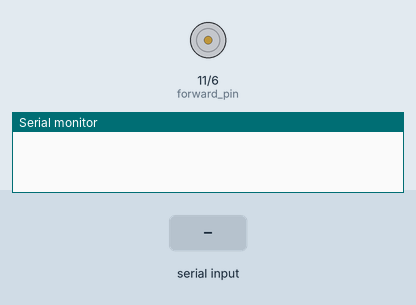
This sketch was run on a simulated Arduino Uno, built with avr-gcc and run on an emulated ATmega328P. On the bench: motor-driver pin pairs drawn as motors (green arrow = first pin HIGH = forward, orange = second pin HIGH = backward, longer = more drive), the last lines printed to the serial monitor. The test bench sets the inputs (shaded band).

Above: at 1.2 s.
1.3 s: "f90\n" received over Serial
At 3.0 s:
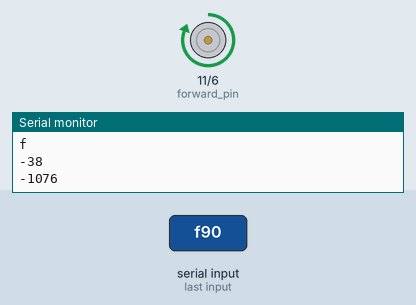
3.3 s: "r90\n" received over Serial
At 5.2 s:
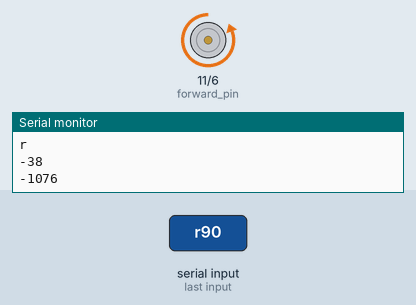
5.5 s: "f,45\n" received over Serial
At 6.4 s:
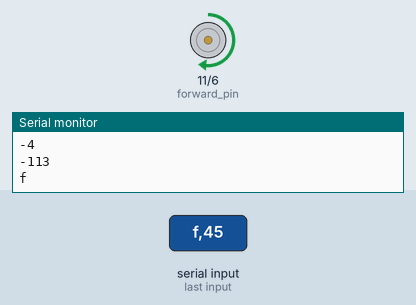
7.5 s: "r,45\n" received over Serial
At 8.7 s:
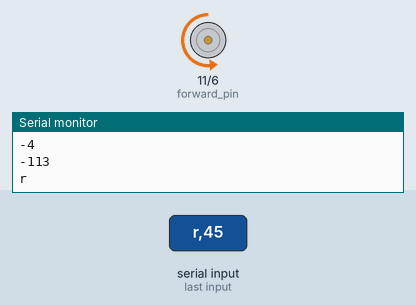
9.7 s: "f" received over Serial
At 10.8 s:
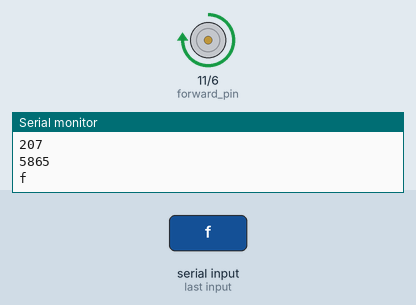
11.7 s: "r" received over Serial
At 13.1 s:
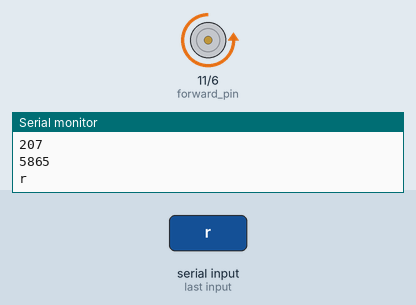
Timing chart, 0 to 14.7 s (numbered marks = the images above; inputs shaded):
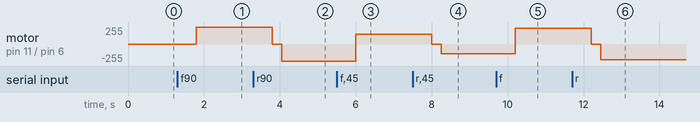

Measured:
- after the input at 1.3 s, motor on pin 11 (forward_pin) / pin 6 (reverse_pin): stopped → forward 255/255 after 0.50 s
- after the input at 3.3 s, motor on pin 11 (forward_pin) / pin 6 (reverse_pin): forward 255/255 → stopped after 0.50 s, → backward 255/255 0.25 s later
- after the input at 5.5 s, motor on pin 11 (forward_pin) / pin 6 (reverse_pin): backward 255/255 → forward 143/255 after 0.50 s
- after the input at 7.5 s, motor on pin 11 (forward_pin) / pin 6 (reverse_pin): forward 143/255 → stopped after 0.50 s, → backward 143/255 0.25 s later
- after the input at 9.7 s, motor on pin 11 (forward_pin) / pin 6 (reverse_pin): backward 143/255 → forward 233/255 after 0.50 s
- after the input at 11.7 s, motor on pin 11 (forward_pin) / pin 6 (reverse_pin): forward 233/255 → stopped after 0.50 s, → backward 233/255 0.25 s later

The sketch:

motor_control_with_strings.ino
```cpp
//char command[10] = "stop";
// declarations allowing pin use
byte command[10] = {0};
int forward_pin = 11;
int reverse_pin = 6;
int throttle;

// intermediate motor speed calculation variables
//int motor_speed0 = 0;
int motor_speed1 = 0;
int motor_speed2 = 0;
//int motor_speed3 = 0;
//int motor_speed4 = 0;

int motor_speed = 0;

// setting pins as outputs to control motor
// begin serial communications to send commands to Arduino
void setup() {
  pinMode(forward_pin, OUTPUT);
  pinMode(reverse_pin, OUTPUT);
  Serial.begin(9600);
}


void loop() {
  //following two lines allow the user to see what the Arduino is receiving
  if (Serial.available() > 0) {
    // input command
    // f, r, or s
    command[0] = Serial.read();
    delay(250);
    // 1 or 0
    command[1] = Serial.read();
    delay(250);
//    // 0 to 9
//    command[2] = Serial.read();
//    delay(250);
//    // 0 to 9
//    command[3] = Serial.read();
//    delay(250);
//    Serial.println(command);

//    Serial.println(command[1]);
//    motor_speed0 = command[1]*tens_mult;
//    Serial.println(motor_speed0);
//
//    motor_speed1 = motor_speed0 + command[2];
//    Serial.println(motor_speed1);
//
//    motor_speed2 = motor_speed1 * .01;
//    Serial.println(motor_speed2);
//
//    motor_speed3 = motor_speed2 * 255;
//    Serial.println(motor_speed3);

    // calculates motor speed percentage so it can be made useful as a PWM signal
//    motor_speed1 = (command[1]*100)+(command[2]*10)+command[3];
//    Serial.println(motor_speed1);
//
//    motor_speed2 = int(motor_speed);
//    Serial.println(motor_speed2);
//    motor_speed2 = char(motor_speed2);
//    Serial.println(motor_speed2);

    // converting from ascii character to decimal
//    command[1] = int(command[1])-48;
//    command[2] = int(command[2])-48;
//    command[3] = int(command[3])-48;

    throttle = int(command[1])-48;
    Serial.println(throttle);
    motor_speed = map(throttle,0,9,0,255);
    Serial.println(motor_speed);
//    motor_speed1 = map(motor_speed, 0, 100, 0, 255);
//    Serial.println(motor_speed);
//    Serial.println(motor_speed1);

//  if (incoming_byte == 102) {
//    digitalWrite(reverse_pin, LOW);
//    delay(250);
//    digitalWrite(forward_pin, HIGH);
//
//  } else if (incoming_byte == 114) {
//    digitalWrite(forward_pin, LOW);
//    delay(250);
//    digitalWrite(reverse_pin, HIGH);
//
//  } else if (incoming_byte == 115) {
//    digitalWrite(forward_pin, LOW);
//    digitalWrite(reverse_pin, LOW);
//  }

//  Serial.println(incoming_byte);
  }

    switch (command[0]) {
      case 'f':
        Serial.println('f');
        analogWrite(reverse_pin, 0);
        analogWrite(forward_pin, motor_speed);
        break;
      case 'r':
        Serial.println('r');
        analogWrite(forward_pin, 0);
        delay(250);
        analogWrite(reverse_pin, motor_speed);
        break;
      case 's':
        Serial.println('s');
        analogWrite(forward_pin, 0);
        analogWrite(reverse_pin, 0);
        break;
      default:
        break;
    }
  command[0] = -1;
}
```
